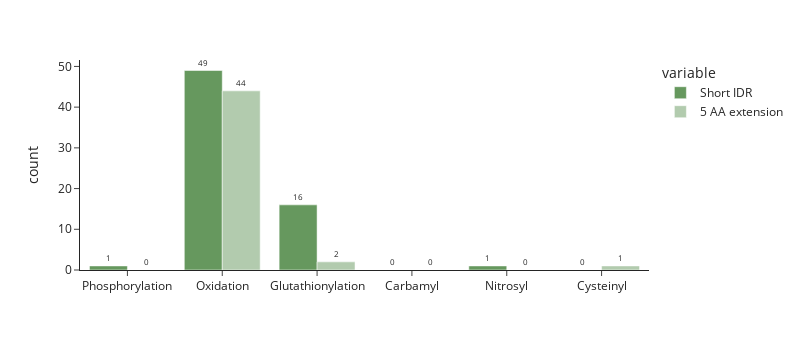

Notebook code cell kept with this figure:
### Code cell
fig = px.bar(res,x='ptm',y='value', color='variable', text='value',
             color_discrete_map=col_map,
            barmode='group')
fig = fig.update_traces(textfont_size=8, textangle=0, 
                        textposition="outside", #['inside', 'outside', 'auto', 'none']
                        cliponaxis=False)
fig = fig.update_yaxes(col=1, title='count')
fig = fig.update_yaxes(matches=None,showticklabels=True, col=2)
fig = fig.update_xaxes(matches=None, title='')
fig = fig.update_layout(template="simple_white", 
                        width=800, height=350, 
                       )

config={'toImageButtonOptions': {'format': 'svg', 'filename':'ptms_in_shortIDRs'}}

fig.show(config=config)

### Figure 1 — Plotly figure (JSON) as saved in the notebook; plotly's stock layout.template omitted (floating-point values rounded to 4 significant figures)
{"data": [{"alignmentgroup": "True", "cliponaxis": false, "hovertemplate": "variable=Short IDR<br>ptm=%{x}<br>value=%{text}<extra></extra>", "legendgroup": "Short IDR", "marker": {"color": "#66985E"}, "name": "Short IDR", "offsetgroup": "Short IDR", "orientation": "v", "showlegend": true, "text": [1, 49, 16, 0, 1, 0], "textangle": 0, "textfont": {"size": 8}, "textposition": "outside", "type": "bar", "x": ["Phosphorylation", "Oxidation", "Glutathionylation", "Carbamyl", "Nitrosyl", "Cysteinyl"], "xaxis": "x", "y": [1, 49, 16, 0, 1, 0], "yaxis": "y"}, {"alignmentgroup": "True", "cliponaxis": false, "hovertemplate": "variable=5 AA extension<br>ptm=%{x}<br>value=%{text}<extra></extra>", "legendgroup": "5 AA extension", "marker": {"color": "#b2cbae"}, "name": "5 AA extension", "offsetgroup": "5 AA extension", "orientation": "v", "showlegend": true, "text": [0, 44, 2, 0, 0, 1], "textangle": 0, "textfont": {"size": 8}, "textposition": "outside", "type": "bar", "x": ["Phosphorylation", "Oxidation", "Glutathionylation", "Carbamyl", "Nitrosyl", "Cysteinyl"], "xaxis": "x", "y": [0, 44, 2, 0, 0, 1], "yaxis": "y"}], "layout": {"barmode": "group", "height": 350, "legend": {"title": {"text": "variable"}, "tracegroupgap": 0}, "margin": {"t": 60}, "width": 800, "xaxis": {"anchor": "y", "domain": [0, 1], "title": {"text": ""}}, "yaxis": {"anchor": "x", "domain": [0, 1], "title": {"text": "count"}}}}
